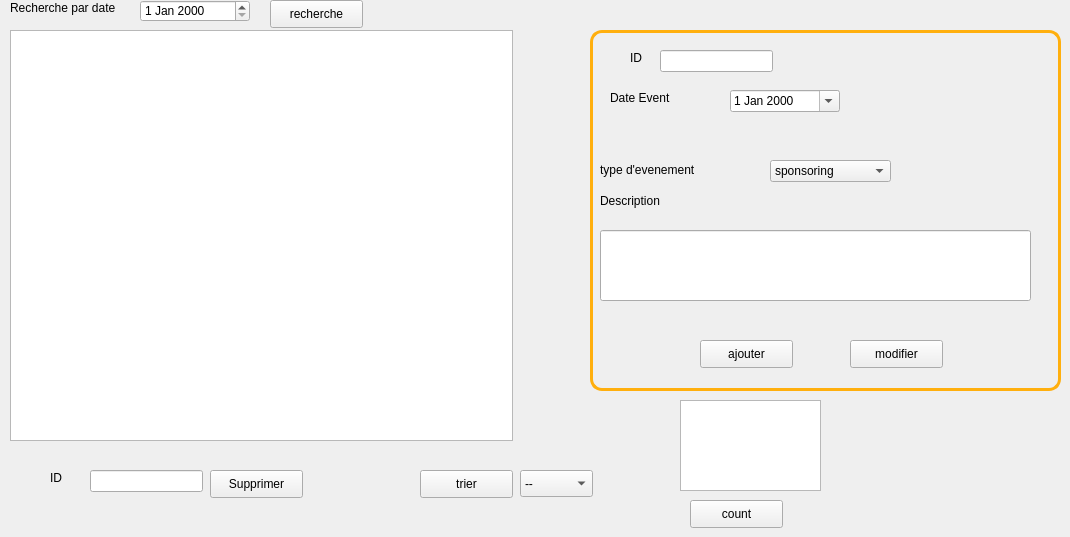
      <widget class="QWidget" name="page_7">
       <widget class="QDateEdit" name="dateEdit_event">
        <property name="geometry">
         <rect>
          <x>730</x>
          <y>90</y>
          <width>110</width>
          <height>22</height>
         </rect>
        </property>
        <property name="calendarPopup">
         <bool>true</bool>
        </property>
       </widget>
       <widget class="QPushButton" name="pb_rechercherE">
        <property name="geometry">
         <rect>
          <x>270</x>
          <y>0</y>
          <width>93</width>
          <height>28</height>
         </rect>
        </property>
        <property name="text">
         <string>recherche</string>
        </property>
       </widget>
       <widget class="QDateEdit" name="dateEdit_Recherche">
        <property name="geometry">
         <rect>
          <x>140</x>
          <y>0</y>
          <width>110</width>
          <height>22</height>
         </rect>
        </property>
       </widget>
       <widget class="QLabel" name="ID_2">
        <property name="geometry">
         <rect>
          <x>630</x>
          <y>50</y>
          <width>56</width>
          <height>16</height>
         </rect>
        </property>
        <property name="text">
         <string>ID</string>
        </property>
       </widget>
       <widget class="QComboBox" name="comboBoxE_2">
        <property name="geometry">
         <rect>
          <x>520</x>
          <y>470</y>
          <width>73</width>
          <height>27</height>
         </rect>
        </property>
        <item>
         <property name="text">
          <string>--</string>
         </property>
        </item>
        <item>
         <property name="text">
          <string>id</string>
         </property>
        </item>
        <item>
         <property name="text">
          <string>DESCRIPTION</string>
         </property>
        </item>
        <item>
         <property name="text">
          <string>type event</string>
         </property>
        </item>
        <item>
         <property name="text">
          <string>date</string>
         </property>
        </item>
       </widget>
       <widget class="QLabel" name="label_9">
        <property name="geometry">
         <rect>
          <x>600</x>
          <y>190</y>
          <width>121</width>
          <height>21</height>
         </rect>
        </property>
        <property name="text">
         <string>Description</string>
        </property>
       </widget>
       <widget class="QPushButton" name="pb_ajouterE">
        <property name="geometry">
         <rect>
          <x>700</x>
          <y>340</y>
          <width>93</width>
          <height>28</height>
         </rect>
        </property>
        <property name="text">
         <string>ajouter</string>
        </property>
       </widget>
       <widget class="QLabel" name="label_10">
        <property name="geometry">
         <rect>
          <x>610</x>
          <y>90</y>
          <width>111</width>
          <height>16</height>
         </rect>
        </property>
        <property name="text">
         <string>Date Event</string>
        </property>
       </widget>
       <widget class="QLabel" name="label_11">
        <property name="geometry">
         <rect>
          <x>600</x>
          <y>160</y>
          <width>151</width>
          <height>20</height>
         </rect>
        </property>
        <property name="text">
         <string>type d'evenement</string>
        </property>
       </widget>
       <widget class="QLabel" name="label_12">
        <property name="geometry">
         <rect>
          <x>10</x>
          <y>0</y>
          <width>131</width>
          <height>16</height>
         </rect>
        </property>
        <property name="text">
         <string>Recherche par date</string>
        </property>
       </widget>
       <widget class="QLabel" name="label_13">
        <property name="geometry">
         <rect>
          <x>50</x>
          <y>470</y>
          <width>56</width>
          <height>16</height>
         </rect>
        </property>
        <property name="text">
         <string>ID </string>
        </property>
       </widget>
       <widget class="QLineEdit" name="lineEdit_idE">
        <property name="geometry">
         <rect>
          <x>660</x>
          <y>50</y>
          <width>113</width>
          <height>22</height>
         </rect>
        </property>
       </widget>
       <widget class="QPushButton" name="pb_triE">
        <property name="geometry">
         <rect>
          <x>420</x>
          <y>470</y>
          <width>93</width>
          <height>28</height>
         </rect>
        </property>
        <property name="text">
         <string>trier</string>
        </property>
       </widget>
       <widget class="QLineEdit" name="lineEdit_idES">
        <property name="geometry">
         <rect>
          <x>90</x>
          <y>470</y>
          <width>113</width>
          <height>22</height>
         </rect>
        </property>
       </widget>
       <widget class="QTableView" name="tabevenement">
        <property name="geometry">
         <rect>
          <x>10</x>
          <y>30</y>
          <width>503</width>
          <height>411</height>
         </rect>
        </property>
       </widget>
       <widget class="QPushButton" name="pb_modifierE">
        <property name="geometry">
         <rect>
          <x>850</x>
          <y>340</y>
          <width>93</width>
          <height>28</height>
         </rect>
        </property>
        <property name="text">
         <string>modifier</string>
        </property>
       </widget>
       <widget class="QComboBox" name="comboBoxE">
        <property name="geometry">
         <rect>
          <x>770</x>
          <y>160</y>
          <width>121</width>
          <height>22</height>
         </rect>
        </property>
        <item>
         <property name="text">
          <string>sponsoring</string>
         </property>
        </item>
        <item>
         <property name="text">
          <string>reunion</string>
         </property>
        </item>
        <item>
         <property name="text">
          <string>nouveauté</string>
         </property>
        </item>
       </widget>
       <widget class="QLineEdit" name="description">
        <property name="geometry">
         <rect>
          <x>600</x>
          <y>230</y>
          <width>431</width>
          <height>71</height>
         </rect>
        </property>
        <property name="text">
         <string/>
        </property>
       </widget>
       <widget class="QPushButton" name="pb_supprimerE">
        <property name="geometry">
         <rect>
          <x>210</x>
          <y>470</y>
          <width>93</width>
          <height>28</height>
         </rect>
        </property>
        <property name="text">
         <string>Supprimer</string>
        </property>
       </widget>
       <widget class="QPushButton" name="pb_count">
        <property name="geometry">
         <rect>
          <x>690</x>
          <y>500</y>
          <width>93</width>
          <height>28</height>
         </rect>
        </property>
        <property name="text">
         <string>count</string>
        </property>
       </widget>
       <widget class="QTableView" name="tableViewcount">
        <property name="geometry">
         <rect>
          <x>680</x>
          <y>400</y>
          <width>141</width>
          <height>91</height>
         </rect>
        </property>
       </widget>
       <widget class="QLabel" name="label_57">
        <property name="geometry">
         <rect>
          <x>590</x>
          <y>30</y>
          <width>471</width>
          <height>361</height>
         </rect>
        </property>
        <property name="styleSheet">
         <string notr="true">background-color: transparent;
border-radius: 12px;
border-color: rgb(255, 175, 14);
	padding: 5px;
border-width: 3px;
border-style: solid ;</string>
        </property>
        <property name="text">
         <string/>
        </property>
       </widget>
       <zorder>label_57</zorder>
       <zorder>dateEdit_event</zorder>
       <zorder>pb_rechercherE</zorder>
       <zorder>dateEdit_Recherche</zorder>
       <zorder>ID_2</zorder>
       <zorder>comboBoxE_2</zorder>
       <zorder>label_9</zorder>
       <zorder>pb_ajouterE</zorder>
       <zorder>label_10</zorder>
       <zorder>label_11</zorder>
       <zorder>label_12</zorder>
       <zorder>label_13</zorder>
       <zorder>lineEdit_idE</zorder>
       <zorder>pb_triE</zorder>
       <zorder>lineEdit_idES</zorder>
       <zorder>tabevenement</zorder>
       <zorder>pb_modifierE</zorder>
       <zorder>comboBoxE</zorder>
       <zorder>description</zorder>
       <zorder>pb_supprimerE</zorder>
       <zorder>pb_count</zorder>
       <zorder>tableViewcount</zorder>
      </widget>
